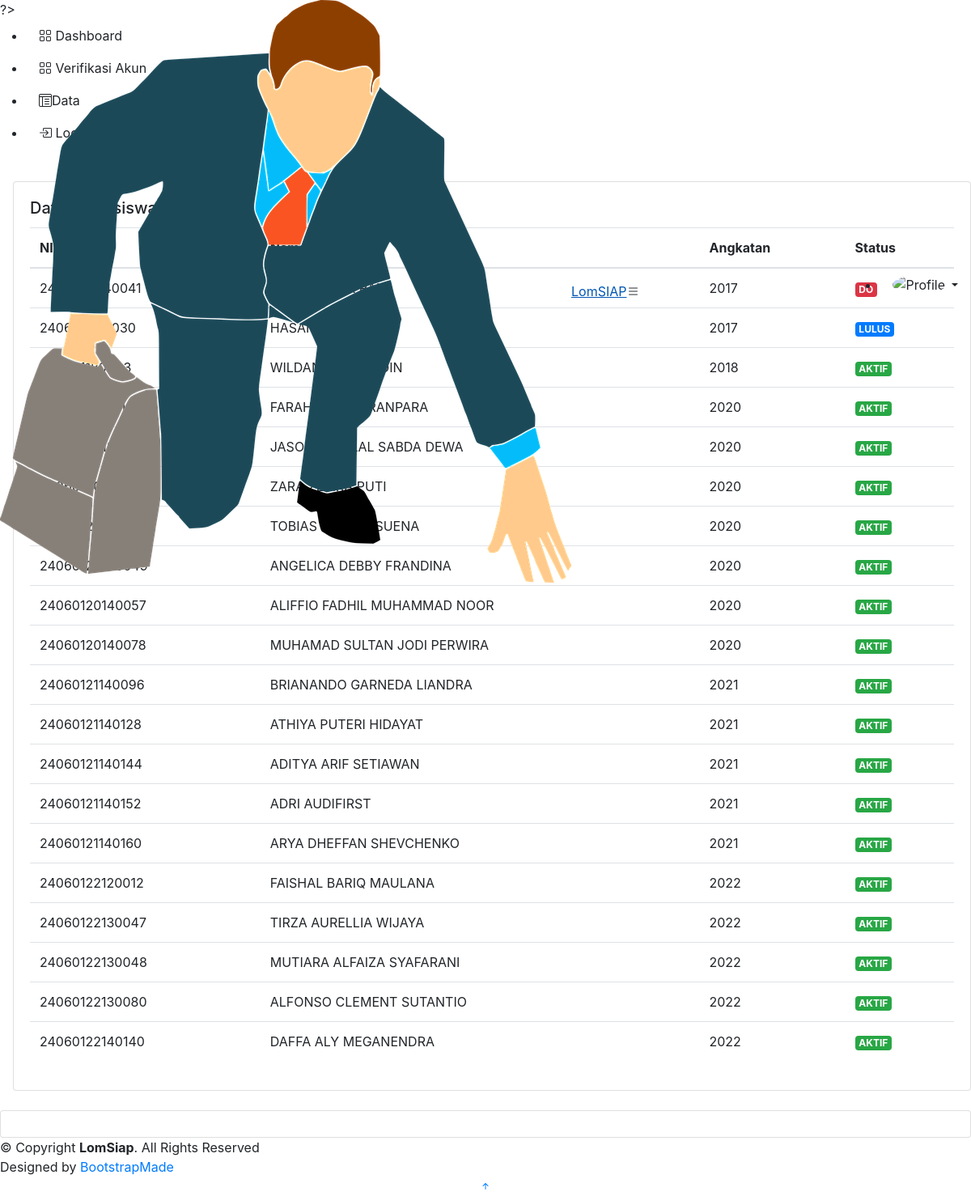
The app's page /data.php with its own data.
### tables this page shows
CREATE TABLE `data_mahasiswa` (
  `nim` varchar(15) NOT NULL,
  `foto` varchar(255) NOT NULL,
  `nama` varchar(50) NOT NULL,
  `angkatan` int(11) NOT NULL,
  `status` varchar(20) NOT NULL,
  `alamat` varchar(255) NOT NULL,
  `provinsi` varchar(255) NOT NULL,
  `kota` varchar(255) NOT NULL,
  `phone` varchar(255) NOT NULL,
  `email` varchar(255) NOT NULL,
  `user_id` int(11) DEFAULT NULL
);

### data.php (the view, shortened to what this page needs)
<?php
  require_once('koneksi.php');
?>
<!DOCTYPE html>
<html lang="en">
<head>
  <link href="assets/vendor/bootstrap/css/bootstrap.min.css" rel="stylesheet">
  <link href="assets/vendor/bootstrap-icons/bootstrap-icons.css" rel="stylesheet">
  <link href="assets/vendor/boxicons/css/boxicons.min.css" rel="stylesheet">
  <link href="assets/vendor/quill/quill.snow.css" rel="stylesheet">
  <link href="assets/vendor/quill/quill.bubble.css" rel="stylesheet">
  <link href="assets/vendor/remixicon/remixicon.css" rel="stylesheet">
  <link href="assets/vendor/simple-datatables/style.css" rel="stylesheet">
  <link href="assets/css/style.css" rel="stylesheet">
  <link rel="stylesheet" href="https://cdn.jsdelivr.net/npm/bootstrap@4.0.0/dist/css/bootstrap.min.css">
</head>
<body>
<?php include('header.php')?>
  <aside id="sidebar" class="sidebar">
    <ul class="sidebar-nav" id="sidebar-nav">
      <li class="nav-item">
        <a class="nav-link collapsed" href="index_admin.php">
          <span>Dashboard</span>
        </a>
      </li>
      <li class="nav-item">
        <a class="nav-link collapsed" href="manajemen_akun_mahasiswa.php">
          <span>Verifikasi Akun</span>
        </a>
      </li>
      <li class="nav-item">
        <a class="nav-link">
          <i class="bi bi-layout-text-window-reverse"></i><span>Data</span>
        </a>
      </li>
      <li class="nav-item">
        <a class="nav-link collapsed" href="logout.php">
          <span>Logout</span>
        </a>
      </li>
    </ul>
  </aside>
  <main id="main" class="main">
    <section class="section dashboard">
      <div class="">
        <div class="">
          <div class="row">
            <div class="col-12">
              <a class="nav-link nav-profile d-flex align-items-center pe-0" href="#" data-bs-toggle="dropdown">
              </a>
            </div><a class="nav-link nav-profile d-flex align-items-center pe-0" href="#" data-bs-toggle="dropdown">
              <div class="col-12">
                <div class="card recent-sales overflow-auto">
                  <div class="card-body">
                    <h5 class="card-title">Data Mahasiswa</h5>
                    <table class="table table-borderless datatable">
                      <thead>
                        <tr>
                          <th scope="col">NIM</th>
                          <th scope="col">Nama</th>
                          <th scope="col">Angkatan</th>
                          <th scope="col">Status</th>
                        </tr>
                      </thead>
                      <tbody>
                        <?php
                          $query = "SELECT * FROM data_mahasiswa";
                          $result = $koneksi -> query($query);
                          while ($row = mysqli_fetch_array($result)){
                            echo "<tr>";
                            echo "<td>".$row['nim']."</td>";
                            echo "<td>".$row['nama']."</td>";
                            echo "<td>".$row['angkatan']."</td>";
                            if($row['status'] == "AKTIF"){
                              echo "<td><span class='badge badge-success'>".$row['status']."</span></td>";
                            }
                            if($row['status']=="LULUS"){
                              echo "<td><span class = 'badge badge-primary'>".$row['status']."</span></td>";
                            }
                            if($row['status'] == "DO"){
                              echo "<td><span class = 'badge badge-danger'>".$row['status']."</span></td>";
                            }
                            echo "</tr>";
                          }
                        ?>
                      </tbody>
                    </table>
                  </div>
                </div>
              </div>
            </a>
            <div class="col-12" id="top-selling"><a class="nav-link nav-profile d-flex align-items-center pe-0" href="#" data-bs-toggle="dropdown">
              </a>
              <div class="card top-selling overflow-auto"><a class="nav-link nav-profile d-flex align-items-center pe-0" href="#" data-bs-toggle="dropdown">
                </a>
                <div class="filter"><a class="nav-link nav-profile d-flex align-items-center pe-0" href="#" data-bs-toggle="dropdown">
                  </a><a class="d-none icon" href="#" data-bs-toggle="dropdown"><i class="bi bi-three-dots"></i></a>
                </div>
              </div>
            </div>
          </div>
        </div>
    </div></section>
  </main>
  <?php include('footer.php')?>
  <a href="#" class="back-to-top d-flex align-items-center justify-content-center"><i class="bi bi-arrow-up-short"></i></a>
</body>
</html>

### records on screen
data_mahasiswa: angkatan "2017", status "DO"
data_mahasiswa: angkatan "2017", status "LULUS"
data_mahasiswa: angkatan "2018", status "AKTIF"
data_mahasiswa: angkatan "2020", status "AKTIF"
data_mahasiswa: angkatan "2020", status "AKTIF"
data_mahasiswa: angkatan "2020", status "AKTIF"
data_mahasiswa: angkatan "2020", status "AKTIF"
data_mahasiswa: angkatan "2020", status "AKTIF"
data_mahasiswa: nim "24060120140057", nama "ALIFFIO FADHIL MUHAMMAD NOOR", angkatan "2020", status "AKTIF"
data_mahasiswa: nim "24060120140078", nama "MUHAMAD SULTAN JODI PERWIRA", angkatan "2020", status "AKTIF"
data_mahasiswa: nim "24060121140096", nama "BRIANANDO GARNEDA LIANDRA", angkatan "2021", status "AKTIF"
data_mahasiswa: nim "24060121140128", nama "ATHIYA PUTERI HIDAYAT", angkatan "2021", status "AKTIF"
data_mahasiswa: nim "24060121140144", nama "ADITYA ARIF SETIAWAN", angkatan "2021", status "AKTIF"
data_mahasiswa: nim "24060121140152", nama "ADRI AUDIFIRST", angkatan "2021", status "AKTIF"
data_mahasiswa: nim "24060121140160", nama "ARYA DHEFFAN SHEVCHENKO", angkatan "2021", status "AKTIF"
data_mahasiswa: nim "24060122120012", nama "FAISHAL BARIQ MAULANA", angkatan "2022", status "AKTIF"
data_mahasiswa: nim "24060122130047", nama "TIRZA AURELLIA WIJAYA", angkatan "2022", status "AKTIF"
data_mahasiswa: nim "24060122130048", nama "MUTIARA ALFAIZA SYAFARANI", angkatan "2022", status "AKTIF"
data_mahasiswa: nim "24060122130080", nama "ALFONSO CLEMENT SUTANTIO", angkatan "2022", status "AKTIF"
data_mahasiswa: nim "24060122140140", nama "DAFFA ALY MEGANENDRA", angkatan "2022", status "AKTIF"
